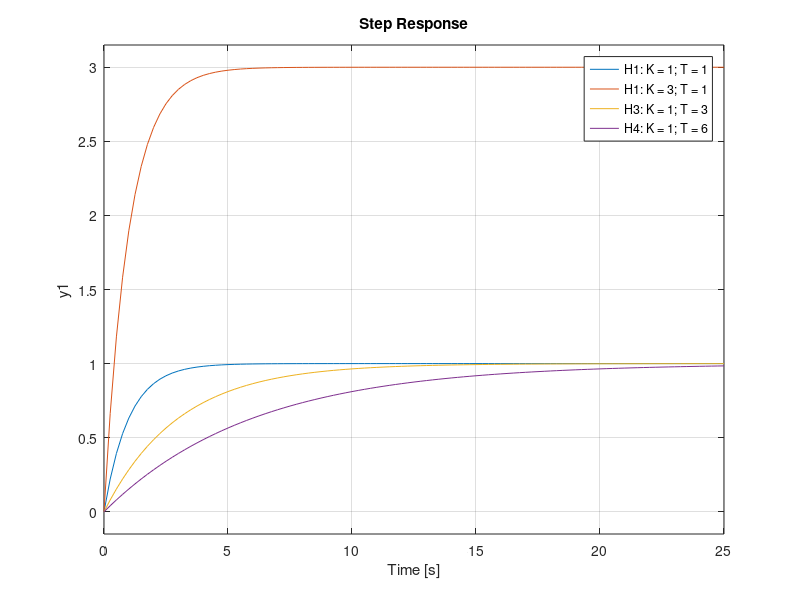

The MATLAB script that drew this image:
close all
clear all
clc

%introduceti functiile de tr
K = 1; T = 1; sys1=tf(K, [T 1]);
K = 3; T = 1; sys2=tf(K, [T 1]);
K = 1; T = 3; sys3=tf(K, [T 1]);
K = 1; T = 6; sys4=tf(K, [T 1]);

%sim
step(sys1, sys2, sys3, sys4, 25), grid on
legend('H1: K = 1; T = 1', 'H1: K = 3; T = 1', 'H3: K = 1; T = 3', 'H4: K = 1; T = 6')